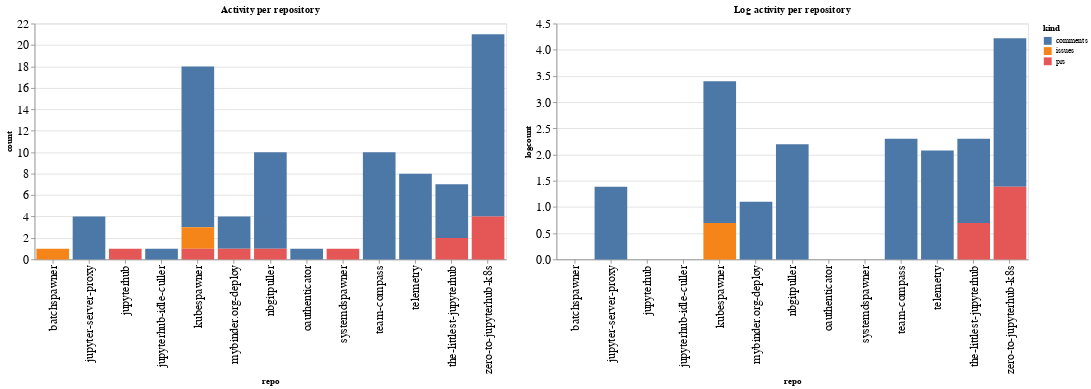

The code cell stored with this chart in its notebook:
### Code cell
ch1 = alt.Chart(repo_summaries, width=600, title="Activity per repository").mark_bar().encode(
    x='repo',
    y='count',
    color='kind',
    tooltip="kind"
)

ch2 = alt.Chart(repo_summaries, width=600, title="Log activity per repository").mark_bar().encode(
    x='repo',
    y='logcount',
    color='kind',
    tooltip="kind"
)

ch1 | ch2

### Figure 1 — Vega-Lite specification as saved in the notebook (floating-point values rounded to 4 significant figures)
{"config": {"axisLeft": {"labelFontSize": 15}, "axisBottom": {"labelFontSize": 15}}, "hconcat": [{"mark": "bar", "encoding": {"color": {"type": "nominal", "field": "kind"}, "tooltip": {"type": "nominal", "field": "kind"}, "x": {"type": "nominal", "field": "repo"}, "y": {"type": "quantitative", "field": "count"}}, "title": "Activity per repository", "width": 600}, {"mark": "bar", "encoding": {"color": {"type": "nominal", "field": "kind"}, "tooltip": {"type": "nominal", "field": "kind"}, "x": {"type": "nominal", "field": "repo"}, "y": {"type": "quantitative", "field": "logcount"}}, "title": "Log activity per repository", "width": 600}], "data": {"name": "data-5f54495f4b6c8b7e0d471cd9794150da"}, "$schema": "https://vega.github.io/schema/vega-lite/v4.8.1.json", "datasets": {"data-5f54495f4b6c8b7e0d471cd9794150da": [{"repo": "batchspawner", "kind": "issues", "count": 1, "logcount": 0.0}, {"repo": "jupyter-server-proxy", "kind": "comments", "count": 4, "logcount": 1.386}, {"repo": "jupyterhub", "kind": "prs", "count": 1, "logcount": 0.0}, {"repo": "jupyterhub-idle-culler", "kind": "comments", "count": 1, "logcount": 0.0}, {"repo": "kubespawner", "kind": "comments", "count": 15, "logcount": 2.708}, {"repo": "kubespawner", "kind": "issues", "count": 2, "logcount": 0.6931}, {"repo": "kubespawner", "kind": "prs", "count": 1, "logcount": 0.0}, {"repo": "mybinder.org-deploy", "kind": "comments", "count": 3, "logcount": 1.099}, {"repo": "mybinder.org-deploy", "kind": "prs", "count": 1, "logcount": 0.0}, {"repo": "nbgitpuller", "kind": "comments", "count": 9, "logcount": 2.197}, {"repo": "nbgitpuller", "kind": "prs", "count": 1, "logcount": 0.0}, {"repo": "oauthenticator", "kind": "comments", "count": 1, "logcount": 0.0}, {"repo": "systemdspawner", "kind": "prs", "count": 1, "logcount": 0.0}, {"repo": "team-compass", "kind": "comments", "count": 10, "logcount": 2.303}, {"repo": "telemetry", "kind": "comments", "count": 8, "logcount": 2.079}, {"repo": "the-littlest-jupyterhub", "kind": "comments", "count": 5, "logcount": 1.609}, {"repo": "the-littlest-jupyterhub", "kind": "prs", "count": 2, "logcount": 0.6931}, {"repo": "zero-to-jupyterhub-k8s", "kind": "comments", "count": 17, "logcount": 2.833}, {"repo": "zero-to-jupyterhub-k8s", "kind": "prs", "count": 4, "logcount": 1.386}]}}
